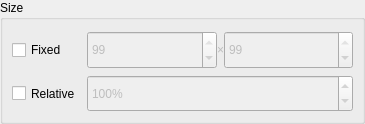
<?xml version="1.0" encoding="UTF-8"?>
<ui version="4.0">
 <class>WindowSize</class>
 <widget class="QWidget" name="WindowSize">
  <property name="geometry">
   <rect>
    <x>0</x>
    <y>0</y>
    <width>365</width>
    <height>124</height>
   </rect>
  </property>
  <property name="focusPolicy">
   <enum>Qt::ClickFocus</enum>
  </property>
  <property name="windowTitle">
   <string>Dialog</string>
  </property>
  <layout class="QVBoxLayout" name="verticalLayout">
   <property name="leftMargin">
    <number>0</number>
   </property>
   <property name="topMargin">
    <number>0</number>
   </property>
   <property name="rightMargin">
    <number>0</number>
   </property>
   <property name="bottomMargin">
    <number>0</number>
   </property>
   <item>
    <widget class="QGroupBox" name="groupBox">
     <property name="title">
      <string>Size</string>
     </property>
     <layout class="QGridLayout" name="gridLayout">
      <property name="topMargin">
       <number>11</number>
      </property>
      <item row="1" column="0">
       <widget class="QCheckBox" name="checkBox_forceOutputScale">
        <property name="sizePolicy">
         <sizepolicy hsizetype="Maximum" vsizetype="Preferred">
          <horstretch>0</horstretch>
          <verstretch>0</verstretch>
         </sizepolicy>
        </property>
        <property name="text">
         <string>Relative</string>
        </property>
       </widget>
      </item>
      <item row="0" column="0">
       <widget class="QCheckBox" name="checkBox_forceOutputRes">
        <property name="enabled">
         <bool>true</bool>
        </property>
        <property name="sizePolicy">
         <sizepolicy hsizetype="Maximum" vsizetype="Preferred">
          <horstretch>0</horstretch>
          <verstretch>0</verstretch>
         </sizepolicy>
        </property>
        <property name="text">
         <string>Fixed</string>
        </property>
       </widget>
      </item>
      <item row="1" column="1">
       <widget class="QSpinBox" name="spinBox_outputScale">
        <property name="enabled">
         <bool>false</bool>
        </property>
        <property name="sizePolicy">
         <sizepolicy hsizetype="Preferred" vsizetype="Preferred">
          <horstretch>0</horstretch>
          <verstretch>0</verstretch>
         </sizepolicy>
        </property>
        <property name="suffix">
         <string>%</string>
        </property>
        <property name="minimum">
         <number>10</number>
        </property>
        <property name="maximum">
         <number>1000</number>
        </property>
        <property name="singleStep">
         <number>10</number>
        </property>
        <property name="value">
         <number>100</number>
        </property>
       </widget>
      </item>
      <item row="0" column="1">
       <layout class="QHBoxLayout" name="horizontalLayout">
        <property name="spacing">
         <number>0</number>
        </property>
        <item>
         <widget class="QSpinBox" name="spinBox_outputResX">
          <property name="enabled">
           <bool>false</bool>
          </property>
          <property name="sizePolicy">
           <sizepolicy hsizetype="Preferred" vsizetype="Preferred">
            <horstretch>0</horstretch>
            <verstretch>0</verstretch>
           </sizepolicy>
          </property>
          <property name="minimum">
           <number>1</number>
          </property>
          <property name="value">
           <number>99</number>
          </property>
         </widget>
        </item>
        <item>
         <widget class="QLabel" name="label_resolutionX">
          <property name="enabled">
           <bool>false</bool>
          </property>
          <property name="sizePolicy">
           <sizepolicy hsizetype="Fixed" vsizetype="Preferred">
            <horstretch>0</horstretch>
            <verstretch>0</verstretch>
           </sizepolicy>
          </property>
          <property name="text">
           <string>&amp;times;</string>
          </property>
          <property name="textFormat">
           <enum>Qt::RichText</enum>
          </property>
          <property name="alignment">
           <set>Qt::AlignCenter</set>
          </property>
         </widget>
        </item>
        <item>
         <widget class="QSpinBox" name="spinBox_outputResY">
          <property name="enabled">
           <bool>false</bool>
          </property>
          <property name="sizePolicy">
           <sizepolicy hsizetype="Preferred" vsizetype="Preferred">
            <horstretch>0</horstretch>
            <verstretch>0</verstretch>
           </sizepolicy>
          </property>
          <property name="minimum">
           <number>1</number>
          </property>
          <property name="value">
           <number>99</number>
          </property>
         </widget>
        </item>
       </layout>
      </item>
     </layout>
    </widget>
   </item>
  </layout>
 </widget>
 <tabstops>
  <tabstop>checkBox_forceOutputRes</tabstop>
  <tabstop>spinBox_outputResX</tabstop>
  <tabstop>spinBox_outputResY</tabstop>
  <tabstop>checkBox_forceOutputScale</tabstop>
  <tabstop>spinBox_outputScale</tabstop>
 </tabstops>
 <resources/>
 <connections/>
</ui>
